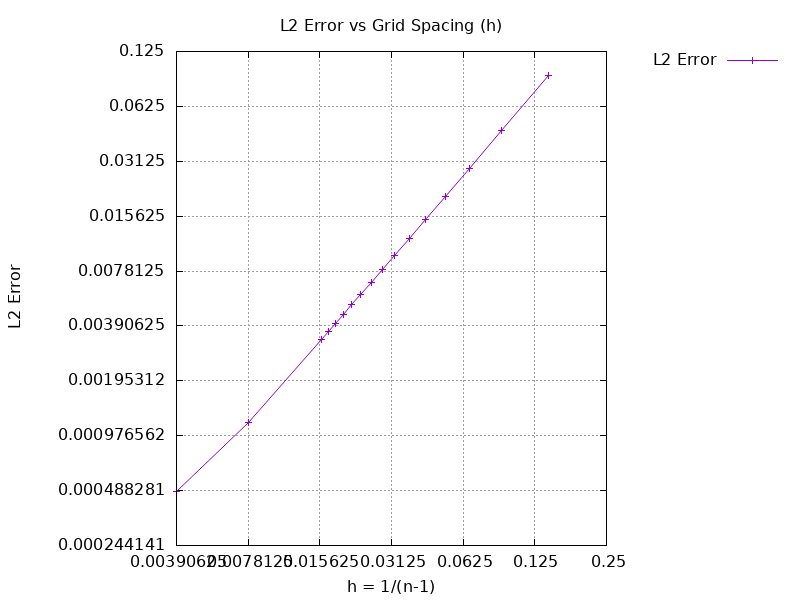

Write gnuplot code to recreate this figure.
set terminal png enhanced font 'Arial,12' size 800,600
set output 'test/plots/l2error_vs_h.png'
set title 'L2 Error vs Grid Spacing (h)'
set xlabel 'h = 1/(n-1)'
set ylabel 'L2 Error'
set grid
set key outside right
set logscale x 2
set logscale y 2
plot 'test/plots/l2error_vs_h.dat' using 1:2 with linespoints title 'L2 Error'
